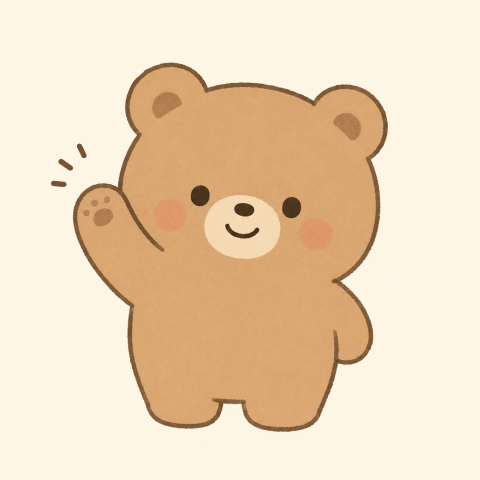
#> input picture Chapter07/bear.png, 480 x 480 px
$ python 07-04_translation.py
#> lines starting #> are read from the running program, lines starting #| are printed output that depends on the picture
import cv2
import numpy as np

img = cv2.imread("bear.png")
#> img is the input picture: shape (480, 480, 3); mean B, G, R 185.2, 214.6, 237.2
h, w = img.shape[:2]
#> h = 480; w = 480

# X方向に50ピクセル，Y方向に30ピクセル移動する行列
M = np.float32([[1, 0, 50], [0, 1, 30]])

# warpAffineの第3引数は出力画像のサイズ (幅, 高さ)
shifted = cv2.warpAffine(img, M, (w, h))
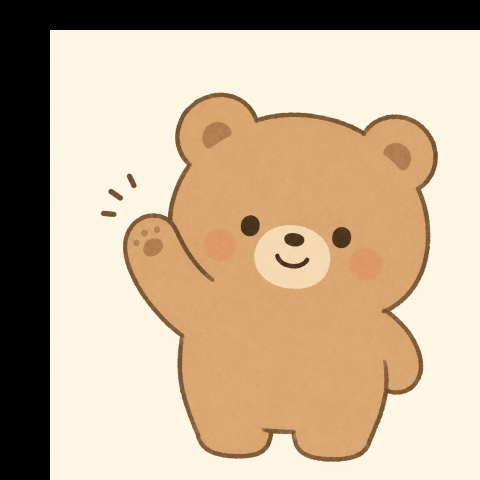
#> shifted: shape (480, 480, 3); mean B, G, R 148.5, 175.2, 196.6

cv2.imwrite("translation.png", shifted)
